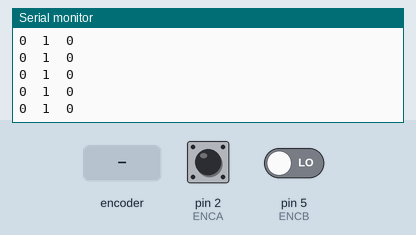
Bench run of a sketch on a simulated Arduino Uno, built with avr-gcc and run on an emulated ATmega328P. Parts: the last lines printed to the serial monitor. The test bench sets the inputs (shaded band); at power-on: pin 2 (ENCA) HIGH, pin 5 (ENCB) LOW.

Above: at 1.2 s.
1.3 s: rotary encoder on pin 2 (ENCA) / pin 5 (ENCB) turned 1 step (first pin leading)
At 1.9 s:
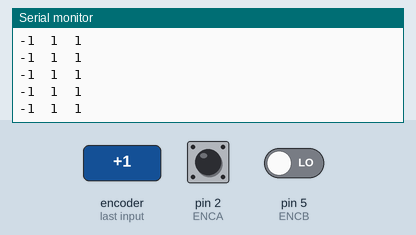
4.5 s: rotary encoder on pin 2 (ENCA) / pin 5 (ENCB) turned 2 steps (second pin leading)
At 5.2 s:
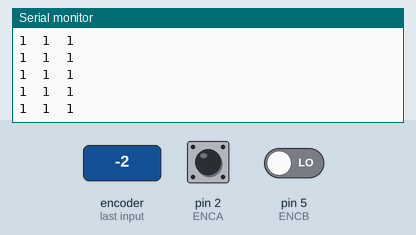
10.9 s: rotary encoder on pin 2 (ENCA) / pin 5 (ENCB) turned 3 steps (first pin leading)
At 11.7 s:
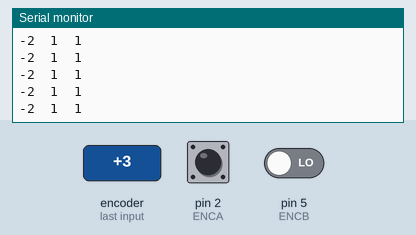
Timing chart, 0 to 13.9 s (numbered marks = the images above; inputs shaded):
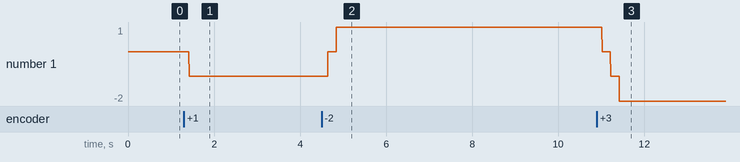

Measured:
- after the input at 1.3 s, the serial monitor: prints a new line after 0.07 s (image 1)
- after the input at 4.5 s, the serial monitor: prints a new line after 0.06 s (image 2)
- after the input at 10.9 s, the serial monitor: prints a new line after 0.07 s (image 3)
- plotted number 1: 0 → -1 after the input at 1.3 s, 1 → -2 after the input at 10.9 s

The sketch:

Encoder.ino
```cpp
#include <util/atomic.h> // For the ATOMIC_BLOCK macro

#define ENCA 2 // green
#define ENCB 5 // yellow

volatile int posi = 0; // specify posi as volatile: https://www.arduino.cc/reference/en/language/variables/variable-scope-qualifiers/volatile/

void setup() {
  Serial.begin(9600);
  pinMode(ENCA,INPUT);
  pinMode(ENCB,INPUT);
  attachInterrupt(digitalPinToInterrupt(ENCA),readEncoder,RISING);
}

void loop() {
  // Read the position in an atomic block to avoid a potential
  // misread if the interrupt coincides with this code running
  // see: https://www.arduino.cc/reference/en/language/variables/variable-scope-qualifiers/volatile/
  int pos = 0;
  ATOMIC_BLOCK(ATOMIC_RESTORESTATE) {
    pos = posi;
  }

  Serial.print(pos);
  Serial.print("\t");
  Serial.print(digitalRead(ENCA));
  Serial.print("\t");
  Serial.println(digitalRead(ENCB));
}

void readEncoder(){
  int b = digitalRead(ENCB);
  if(b > 0){
    posi++;
  }
  else{
    posi--;
  }
}
```
